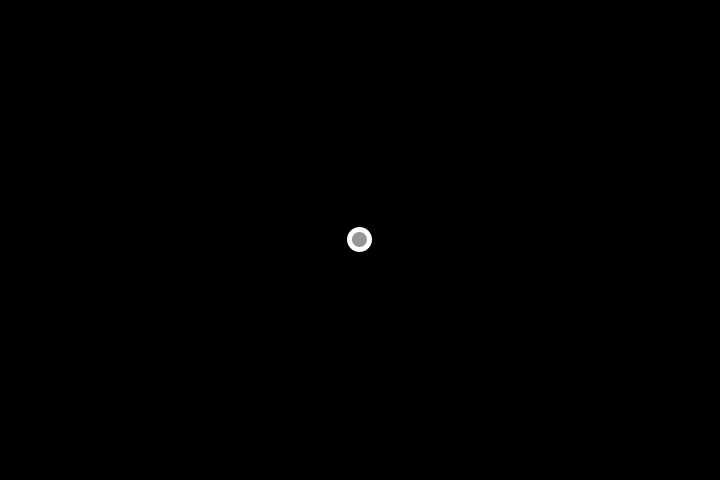
Frame 1 (no input)
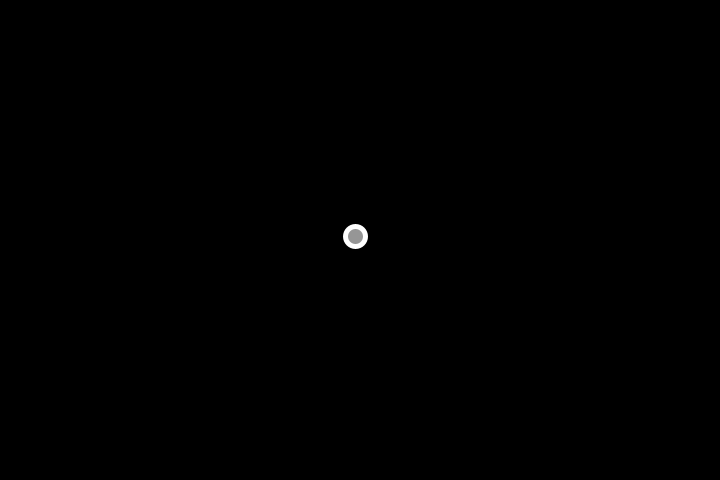
Frame 60 (the mouse pressed at the canvas centre just before this capture)
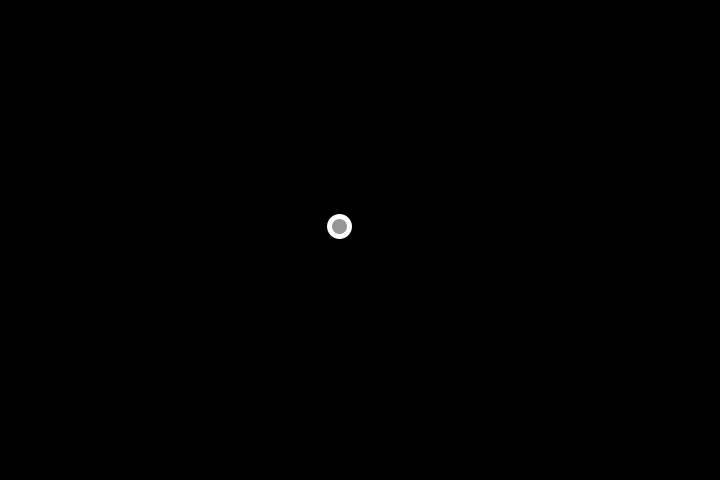
Frame 120 (the mouse held since frame 60 and released just before this capture)

The Processing sketch that drew these frames (run headless with seeded random() and noise(); from frame 60 on, the mouse is pressed at the canvas centre):

// Processing sketch: Ex_01_ElephantMovement
// ── Ex_01_ElephantMovement.pde
Elephant e;
float t;

void settings() {
  size(720, 480);
}

void setup() {
  e = new Elephant(width/2, height/2);
  t = 0.0;
}

void draw() {
  background(0);

  float r = map(noise(t), 0, 1, 0.001, 0.005);
  float angle = map(noise(t), 0, 1, 0, TWO_PI);
  e.update(r, angle);
  println(r, angle, e.acc.x, e.acc.y, e.vel.x, e.vel.y);
  e.check_edge();
  e.display();

  t += 0.001;
}

// ── Elephant.pde
/* 
Elephant will move with Polar Coordinates

x = r*cos(angle)
y = r*sin(angle)

angle and r are driven by perlin noise
angle lots of range
r smaller range

*/
class Elephant{

  PVector loc;
  PVector vel;
  PVector acc;
  float threshold;
  
  
  Elephant(float startX, float startY){
    loc = new PVector(startX, startY);
    vel = new PVector(0,0);
    acc = new PVector(0,0);
    threshold = 50; //this is the radius inside of which the elephant runs from the mouse
  }
  
  void update(float r_, float angle_){
    
    //calculate escape route
    PVector mouse = new PVector(mouseX, mouseY);
    PVector runAway = PVector.sub(loc, mouse);
    
    //set acc to add the vector
    
    acc.x = r_*cos(angle_);
    acc.y = r_*sin(angle_);
    
    vel.add(acc);
    loc.add(vel);
    
    acc.mult(0);
  }
  
  void display(){
    fill(150);
    stroke(255);
    strokeWeight(5);
    ellipse(loc.x, loc.y, 20, 20);
    
  }
  
  void check_edge(){
    if (loc.x < 0 || loc.x > width){
      vel.x *= -1;
    }
    if (loc.y < 0 || loc.y > height){
      vel.y *= -1;
    }
  }
  
  boolean too_close(PVector runAway_){
    // checks if the mouse is close enough
    // subtract a PVector
    
    if (runAway_.mag() < threshold){
      return true;
    } else {
      return false;
    }
    
  }
 
  
  
}
